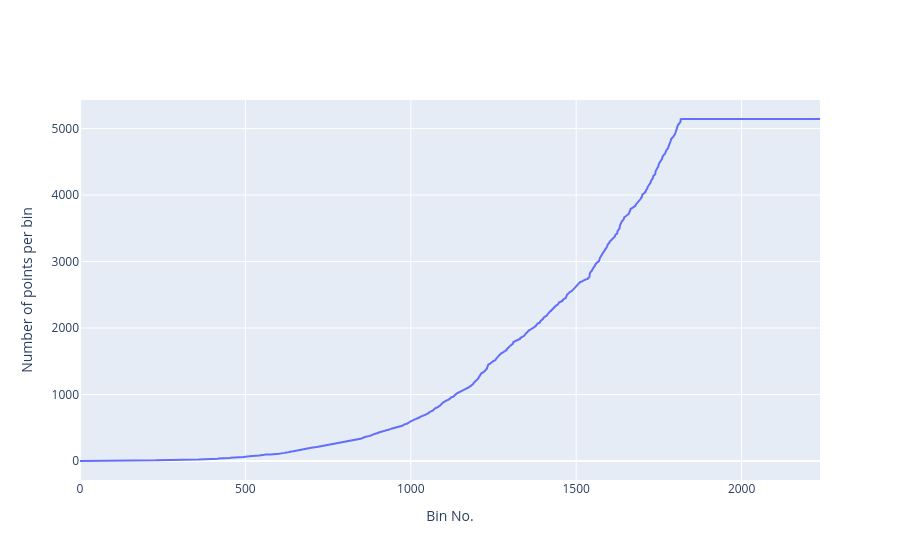

Notebook source saved alongside this figure:
### Code cell
_ = profileNo_vs_xy_bins(df_sampled_1, n_x_bins=100, n_y_bins=100, show_threshold=False, projection='npstere')

### Figure 1 — Plotly figure (JSON) as saved in the notebook; plotly's stock layout.template omitted (floating-point values rounded to 4 significant figures; data arrays with more than 128 entries replaced by an {"elided": "..."} marker saying what was removed)
{"data": [{"type": "scatter", "x": {"elided": "2238 int values"}, "y": {"elided": "2238 int values"}}], "layout": {"xaxis": {"title": {"text": "Bin No."}}, "yaxis": {"title": {"text": "Number of points per bin"}}}}
